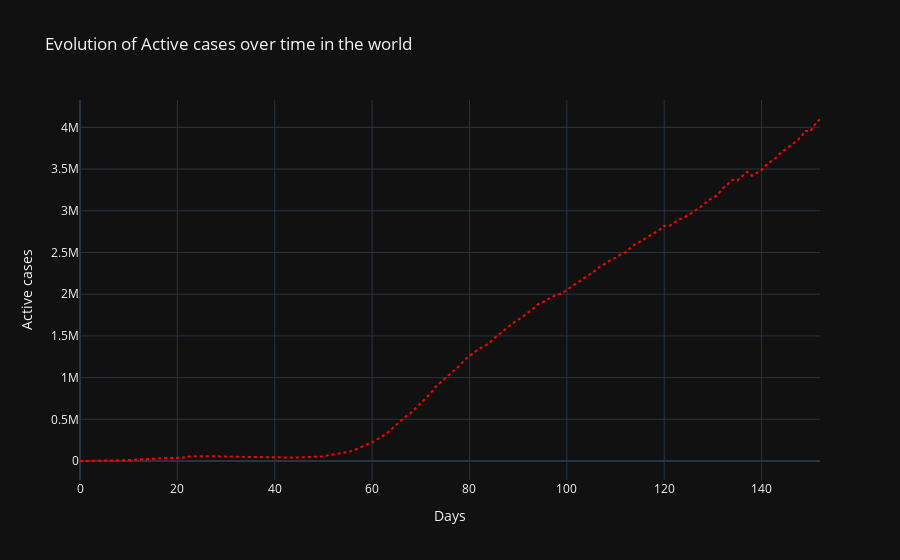

Source (notebook cell):
### Code cell
fig=go.Figure()
fig.add_trace(go.Scatter(x=data_over_time.index, y=data_over_time['Active_case'],
                    mode='lines',marker_color='red',
                    name='Active cases',line=dict( dash='dot')))

fig.update_layout(
    title='Evolution of Active cases over time in the world',
        template='plotly_dark',
      yaxis_title="Active cases",
    xaxis_title="Days",

)

fig.show()

### Figure 1 — Plotly figure (JSON) as saved in the notebook; plotly's stock layout.template omitted (floating-point values rounded to 4 significant figures; data arrays with more than 128 entries replaced by an {"elided": "..."} marker saying what was removed)
{"data": [{"line": {"dash": "dot"}, "marker": {"color": "red"}, "mode": "lines", "name": "Active cases", "type": "scatter", "x": {"elided": "153 int values"}, "y": {"elided": "153 int values"}}], "layout": {"title": {"text": "Evolution of Active cases over time in the world"}, "xaxis": {"title": {"text": "Days"}}, "yaxis": {"title": {"text": "Active cases"}}}}
